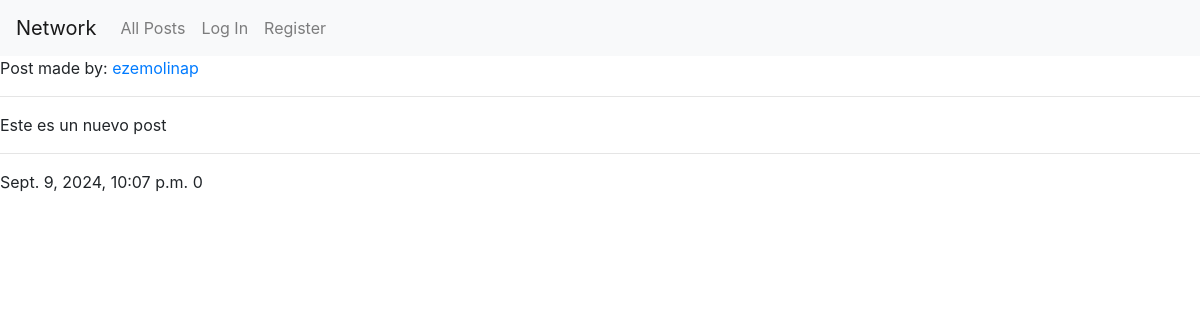
Before: / with the older database file.
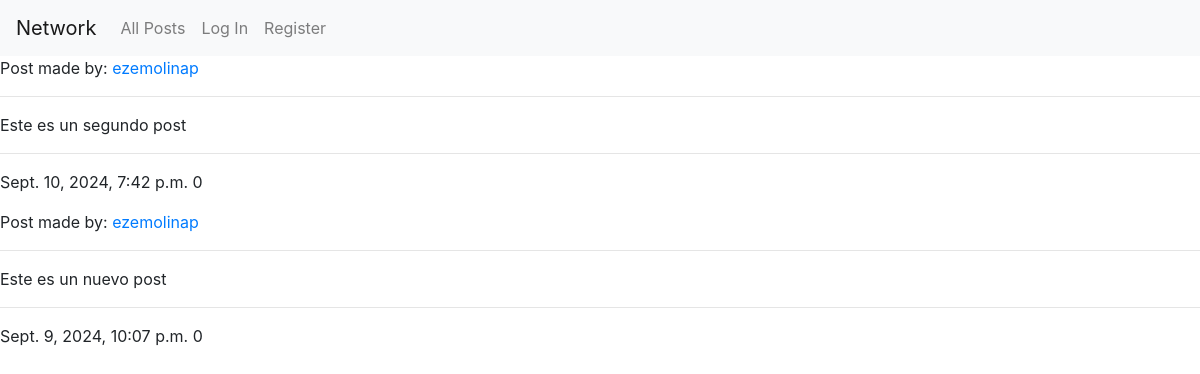
After: the same page with the newer database file.
### network/models.py (models this page shows, shortened)
class Post(models.Model):
    user = models.ForeignKey("User", on_delete=models.CASCADE, related_name="user")
    poster = models.ForeignKey("User", on_delete=models.PROTECT, related_name="poster")
    body = models.TextField(blank=True)
    timestamp = models.DateTimeField(auto_now_add=True)
    likes = models.IntegerField(default=0)
    is_active = models.BooleanField(default=True)

class User(AbstractUser):
    followers = models.IntegerField(default=0)
    following = models.IntegerField(default=0)

### network/views.py (the view)
# urls.py: path("", views.index, name="index"),
def index(request):
    active_posts = Post.objects.filter(is_active=True).order_by('-timestamp')
    return render(request, "network/index.html", {
        "active_posts":active_posts
    })

### network/templates/network/index.html
{% extends "network/layout.html" %}
{% block body %}
    {% if active_posts %}
        {% for post in active_posts %}
            <p>
                Post made by: <a href="{% url 'profile' %}">{{ post.poster }}</a>
                <hr>
                {{ post.body }}
                <hr>
                {{ post.timestamp }}
                {{ post.likes }}
            </p>
        {% endfor %}
    {% else %}
            <h3>No active posts.</h3>
    {% endif %}
{% endblock %}

### network/templates/network/layout.html (shortened to what this page needs)
{% load static %}
<!DOCTYPE html>
<html lang="en">
    <head>
        <link rel="stylesheet" href="https://stackpath.bootstrapcdn.com/bootstrap/4.4.1/css/bootstrap.min.css">
        <link href="{% static 'network/styles.css' %}" rel="stylesheet">
    </head>
    <body>
        <nav class="navbar navbar-expand-lg navbar-light bg-light">
            <a class="navbar-brand" href="#">Network</a>
            <div>
              <ul class="navbar-nav mr-auto">
                <li class="nav-item">
                  <a class="nav-link" href="{% url 'index' %}">All Posts</a>
                </li>
                {% if user.is_authenticated %}
                    <li class="nav-item">
                        <a class="nav-link" href="#">Following</a>
                    </li>
                    <li class="nav-item">
                        <a class="nav-link" href="{% url 'new_post' %}">New Post</a>
                    </li>
                    <li class="nav-item">
                        <a class="nav-link" href="{% url 'logout' %}">Log Out</a>
                    </li>
                {% else %}
                    <li class="nav-item">
                        <a class="nav-link" href="{% url 'login' %}">Log In</a>
                    </li>
                    <li class="nav-item">
                        <a class="nav-link" href="{% url 'register' %}">Register</a>
                    </li>
                {% endif %}
              </ul>
            </div>
          </nav>
        <div class="body">
            {% block body %}
            {% endblock %}
        </div>
    </body>
</html>

Changed rows visible on the page:
added Post: poster "ezemolinap", body "Este es un segundo post", timestamp "Sept. 10, 2024, 7:42 p.m.", likes "0"
